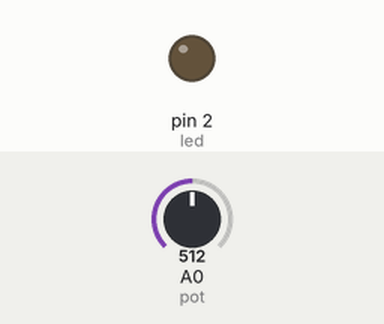
Simulated run of this sketch. Board: Arduino Uno, built with avr-gcc and run on an emulated ATmega328P. Shown: output pins drawn as LEDs (lit = HIGH). Dashed ring = blinking. The test bench sets the inputs (shaded band); at power-on: A0 (pot) = 512.

Above: at 0.1 s.
At 1.2 s:
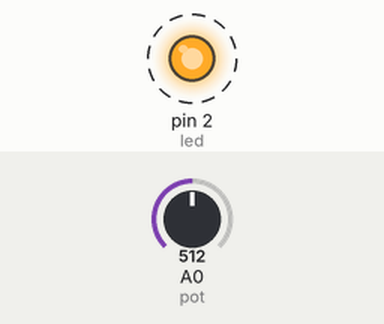
1.3 s: A0 (pot) set to 900
4.3 s: A0 (pot) set to 1023
At 4.54 s:
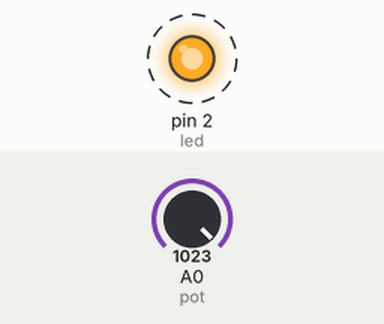
Timing chart, 0 to 13.3 s (numbered marks = the images above; inputs shaded):
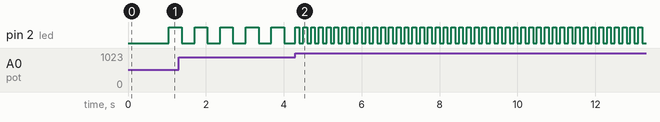

The sketch:

VelocidadePiscada.ino
```cpp
const int pot = A0;
const int led = 2;

unsigned long tempo = 0;
bool estado = false;

void setup() {
  pinMode(led, OUTPUT);
}

void loop() {
  int valor = analogRead(pot);

  int intervalo = map(valor, 0, 1023, 2000, 100);

  if (millis() - tempo >= intervalo) {
    tempo = millis();
    estado = !estado;
    digitalWrite(led, estado);
  }
}
```

Measured:
- after the input at 4.3 s, pin 2 (led): alternates HIGH for 0.10 s and LOW for 0.10 s, starting at once
- by itself, pin 2 (led): alternates HIGH for 0.33 s and LOW for 0.33 s
